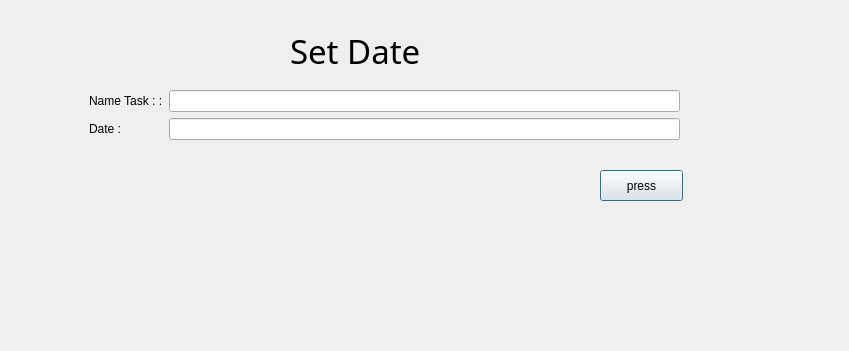
<?xml version="1.0" encoding="UTF-8"?>
<ui version="4.0">
 <class>SetDate</class>
 <widget class="QDialog" name="SetDate">
  <property name="geometry">
   <rect>
    <x>0</x>
    <y>0</y>
    <width>849</width>
    <height>351</height>
   </rect>
  </property>
  <property name="windowTitle">
   <string>Dialog</string>
  </property>
  <widget class="QLabel" name="label_2">
   <property name="geometry">
    <rect>
     <x>290</x>
     <y>30</y>
     <width>191</width>
     <height>41</height>
    </rect>
   </property>
   <property name="font">
    <font>
     <family>Sitka</family>
     <pointsize>25</pointsize>
    </font>
   </property>
   <property name="text">
    <string>Set Date </string>
   </property>
  </widget>
  <widget class="QWidget" name="formLayoutWidget">
   <property name="geometry">
    <rect>
     <x>89</x>
     <y>90</y>
     <width>591</width>
     <height>71</height>
    </rect>
   </property>
   <layout class="QFormLayout" name="formLayout">
    <item row="0" column="0">
     <widget class="QLabel" name="label">
      <property name="text">
       <string>Name Task : :</string>
      </property>
     </widget>
    </item>
    <item row="0" column="1">
     <widget class="QLineEdit" name="taskName"/>
    </item>
    <item row="1" column="0">
     <widget class="QLabel" name="label_3">
      <property name="text">
       <string>Date :</string>
      </property>
     </widget>
    </item>
    <item row="1" column="1">
     <widget class="QLineEdit" name="Date"/>
    </item>
   </layout>
  </widget>
  <widget class="QPushButton" name="pushButton">
   <property name="geometry">
    <rect>
     <x>600</x>
     <y>170</y>
     <width>83</width>
     <height>31</height>
    </rect>
   </property>
   <property name="text">
    <string>press</string>
   </property>
  </widget>
 </widget>
 <resources/>
 <connections/>
</ui>
